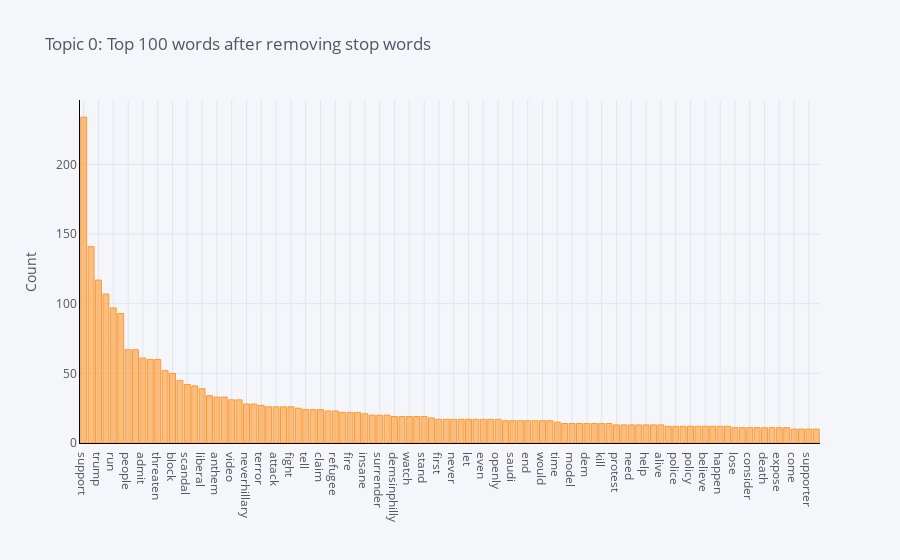

The cell this chart's notebook holds for it:
### Code cell
if ENABLE_PLOTS:
  plot_model(lda, plot = 'frequency')
else:
  display("ENABLE_PLOTS not enabled")

### Figure 1 — Plotly figure (JSON) as saved in the notebook; plotly's stock layout.template omitted (floating-point values rounded to 4 significant figures)
{"data": [{"name": "count", "text": "", "y": [234, 141, 117, 107, 97, 93, 67, 67, 61, 60, 60, 52, 50, 45, 42, 41, 39, 34, 33, 33, 31, 31, 28, 28, 27, 26, 26, 26, 26, 25, 24, 24, 24, 23, 23, 22, 22, 22, 21, 20, 20, 20, 19, 19, 19, 19, 19, 18, 17, 17, 17, 17, 17, 17, 17, 17, 17, 16, 16, 16, 16, 16, 16, 16, 15, 14, 14, 14, 14, 14, 14, 14, 13, 13, 13, 13, 13, 13, 13, 12, 12, 12, 12, 12, 12, 12, 12, 12, 11, 11, 11, 11, 11, 11, 11, 11, 10, 10, 10, 10], "marker": {"color": "rgba(255, 153, 51, 0.6)", "line": {"color": "rgba(255, 153, 51, 1.0)", "width": 1}}, "x": ["support", "destroy", "trump", "isis", "run", "rape", "people", "feelthebern", "admit", "set", "threaten", "girl", "block", "compare", "scandal", "line", "liberal", "wonder", "anthem", "socialism", "video", "country", "neverhillary", "look", "terror", "session", "attack", "think", "fight", "cancel", "tell", "muslim", "claim", "vote", "refugee", "could", "fire", "show", "insane", "still", "surrender", "shame", "demsinphilly", "leave", "watch", "impeach", "stand", "president", "first", "medium", "never", "stop", "let", "day", "even", "fat", "openly", "face", "saudi", "campaign", "end", "today", "would", "terrorist", "time", "illegal", "model", "realdonaldtrump", "dem", "drink", "kill", "potential", "protest", "due", "need", "wild", "help", "war", "alive", "election", "police", "lie", "policy", "nominee", "believe", "air", "happen", "use", "lose", "islamkill", "consider", "gun", "death", "pjnet", "expose", "must", "come", "live", "supporter", "keep"], "type": "bar", "orientation": "v"}], "layout": {"title": {"text": "Topic 0: Top 100 words after removing stop words", "font": {"color": "#4D5663"}}, "paper_bgcolor": "#F5F6F9", "plot_bgcolor": "#F5F6F9", "yaxis": {"tickfont": {"color": "#4D5663"}, "title": {"text": "Count", "font": {"color": "#4D5663"}}, "showgrid": true, "zerolinecolor": "#E1E5ED", "gridcolor": "#E1E5ED", "linecolor": "black"}, "xaxis": {"tickfont": {"color": "#4D5663"}, "title": {"text": "", "font": {"color": "#4D5663"}}, "showgrid": true, "zerolinecolor": "#E1E5ED", "gridcolor": "#E1E5ED", "linecolor": "black"}, "legend": {"bgcolor": "#F5F6F9", "font": {"color": "#4D5663"}}}}
